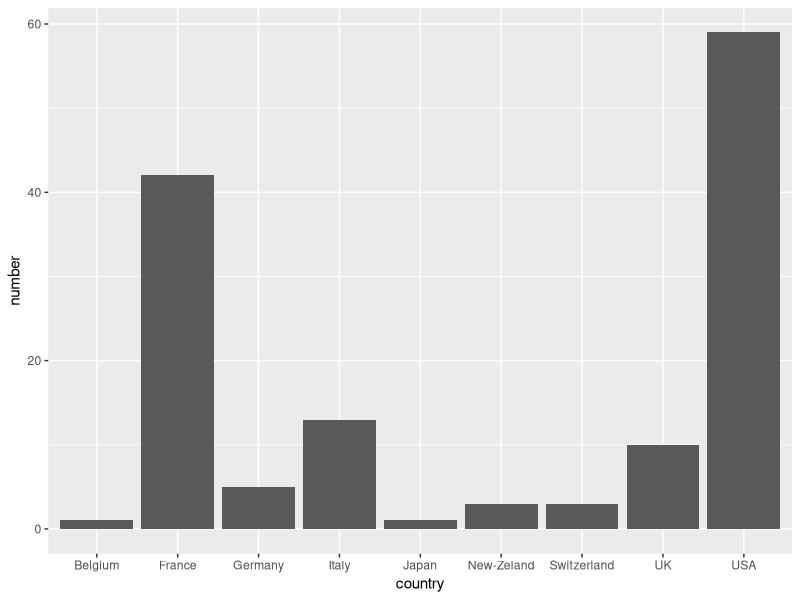
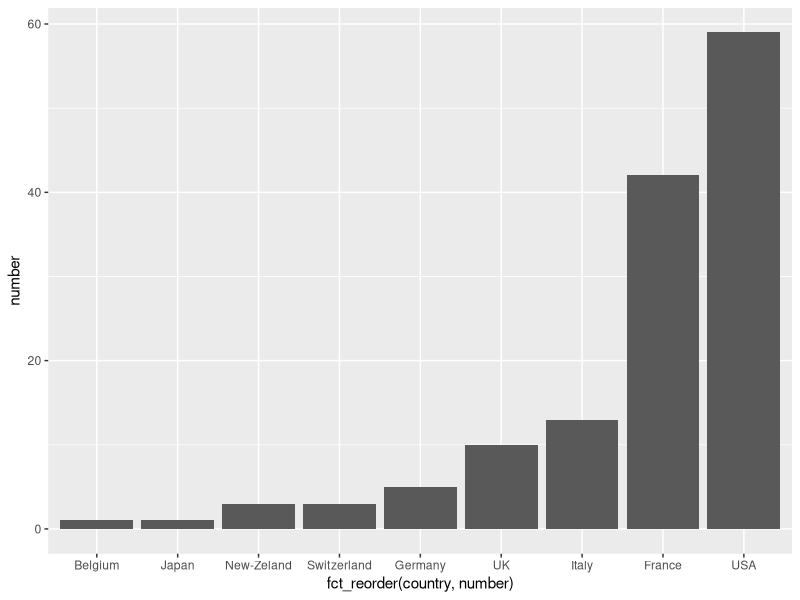
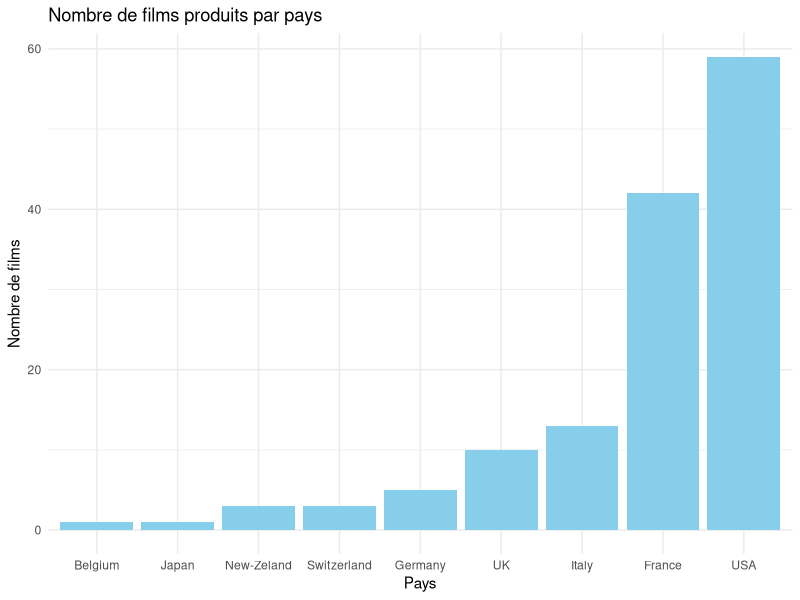
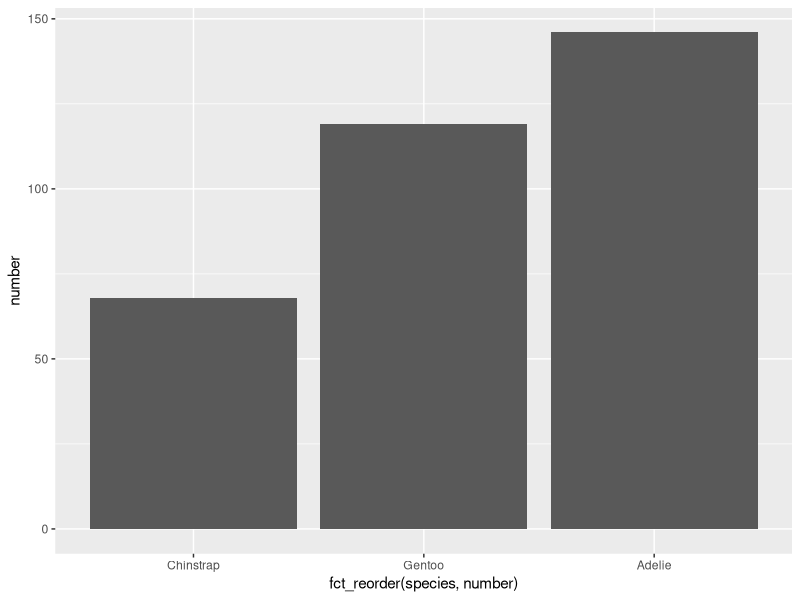
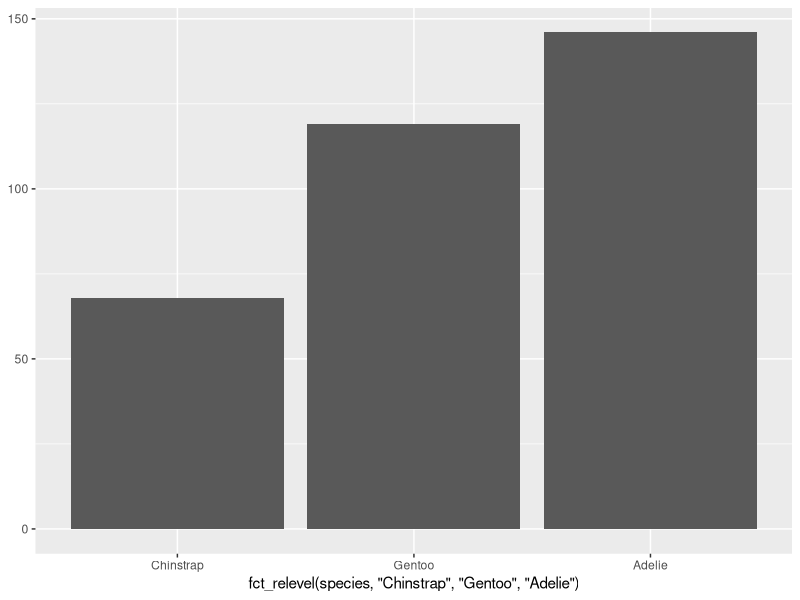
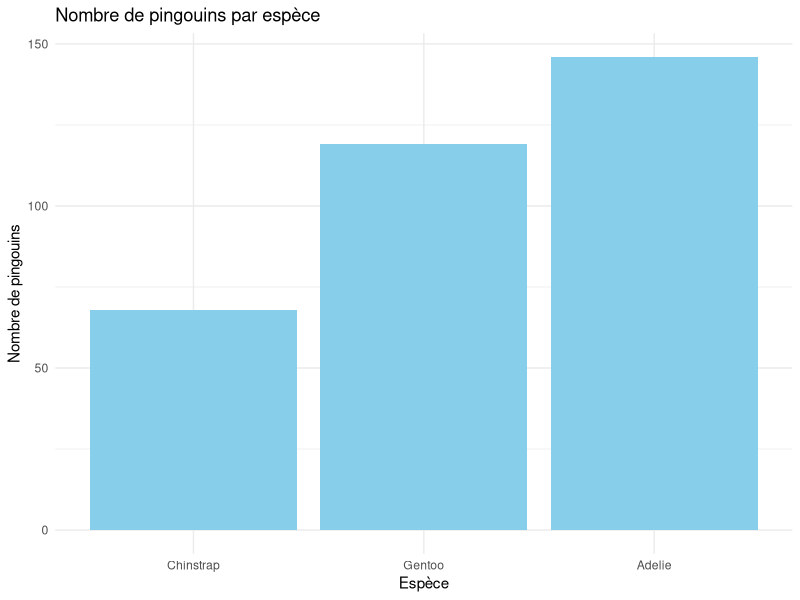
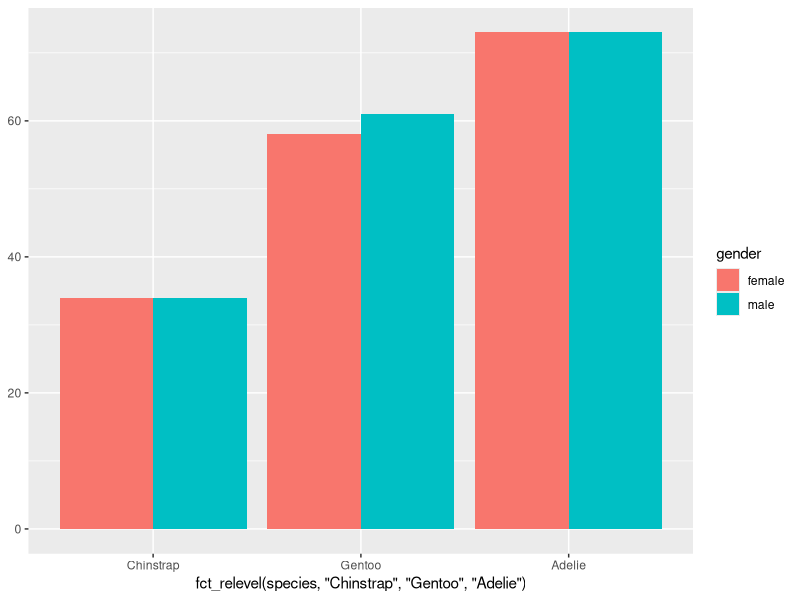
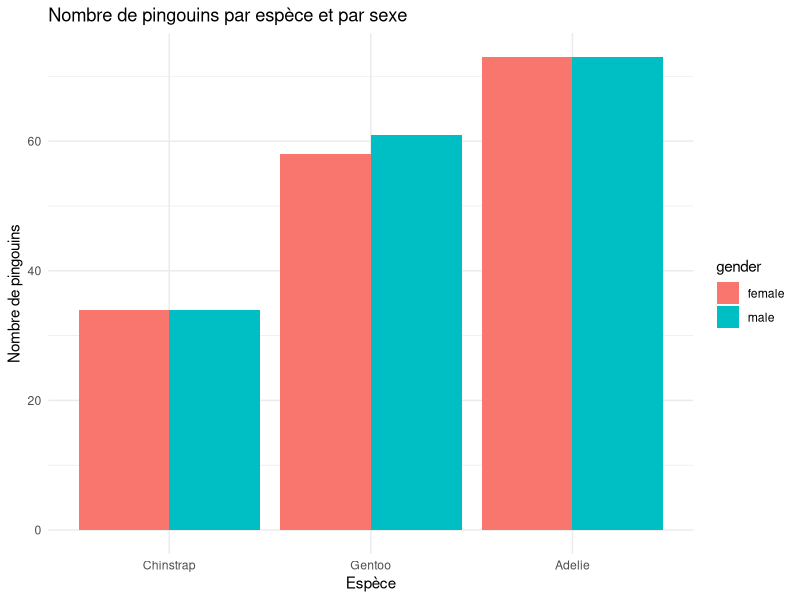

Write the R code that produced these figures, in order. (Note: this script raises an error after producing the figures.)
## ---- chunk 1
boxoffice <- data.frame(
country = c("USA", "France", "UK", "Germany", "New-Zeland", "Japan", "Italy", "Switzerland", "Belgium"),
number = c(59, 42, 10, 5, 3, 1, 13, 3, 1)
)
## ---- chunk 2
library(ggplot2)

ggplot(boxoffice, aes(x = country, y = number)) + geom_col()
## ---- chunk 3
library(forcats)

ggplot(boxoffice, aes(x = fct_reorder(country, number), y = number)) + geom_col()
## ---- chunk 4
ggplot(boxoffice, aes(x = fct_reorder(country, number), y = number)) + 
  geom_col(fill = "skyblue") +
  labs(title = "Nombre de films produits par pays",
       x = "Pays",
       y = "Nombre de films") +
  theme_minimal()
## ---- chunk 5
library(palmerpenguins)
penguins_nomissing <- na.omit(penguins)
head(penguins_nomissing)
## ---- chunk 6
penguins_nomissing$species
penguins_nomissing$species == "Adelie"
sum(penguins_nomissing$species == "Adelie")
sum(penguins_nomissing$species == "Gentoo")
sum(penguins_nomissing$species == "Chinstrap")
## ---- chunk 7
nb_adelie <- sum(penguins_nomissing$species == "Adelie")
nb_gentoo <- sum(penguins_nomissing$species == "Gentoo")
nb_chinstrap <- sum(penguins_nomissing$species == "Chinstrap")
data_species <- data.frame(
species = c("Adelie", "Gentoo", "Chinstrap"),
number = c(nb_adelie, nb_gentoo, nb_chinstrap)
)
ggplot(data_species, aes(x = fct_reorder(species, number), y = number)) + geom_col()
## ---- chunk 8
ggplot(penguins_nomissing, aes(x = fct_relevel(species, "Chinstrap", "Gentoo", "Adelie"))) + geom_bar() + ylab(NULL)
## ---- chunk 9
ggplot(penguins_nomissing, aes(x = fct_relevel(species, "Chinstrap", "Gentoo", "Adelie"))) + 
  geom_bar(fill = "skyblue") + 
  labs(title = "Nombre de pingouins par espèce",
       x = "Espèce",
       y = "Nombre de pingouins") +
  theme_minimal()
## ---- chunk 10
gender <- factor(penguins_nomissing$sex)
ggplot(penguins_nomissing, aes(x = fct_relevel(species, "Chinstrap", "Gentoo", "Adelie"), fill = gender)) + geom_bar(position = "dodge") + ylab(NULL)
## ---- chunk 11
ggplot(penguins_nomissing, aes(x = fct_relevel(species, "Chinstrap", "Gentoo", "Adelie"), fill = gender)) + geom_bar(position = "dodge") +  ylab(NULL) +
  labs(title = "Nombre de pingouins par espèce et par sexe",
       x = "Espèce",
       y = "Nombre de pingouins") +
  theme_minimal()
## ---- chunk 12
library(readxl)
parlement <- read_xlsx(path = "../../data/parlement.xlsx", col_types = c("text", "text", "text", "numeric", "text", "text", "text", "guess", "numeric", "text"))
head(parlement)
## ---- chunk 13
parliament_sample <- subset(parlement, Country == "France" & Year == 1946 & NOTES == "Constitutional Assembly")
head(parliament_sample)
## ---- chunk 14
parliament_sample$`% Of Women in Chamber`
nb_men <- data.frame(
gender = c("Femme", "Homme"),
percentage = c(parliament_sample$`% Of Women in Chamber`, 1 - parliament_sample$`% Of Women in Chamber`)
)


ggplot(nb_men, aes(x = gender, y = percentage))  + geom_col(fill = "skyblue") + ylab("Pourcentage") + theme_minimal()
## ---- chunk 15
library(ggforce)

ggplot(nb_men, aes(x = gender, y = percentage)) + geom_arc_bar(width = 0.5) + stat_arc_bar() + coord_polar() + theme_void()
